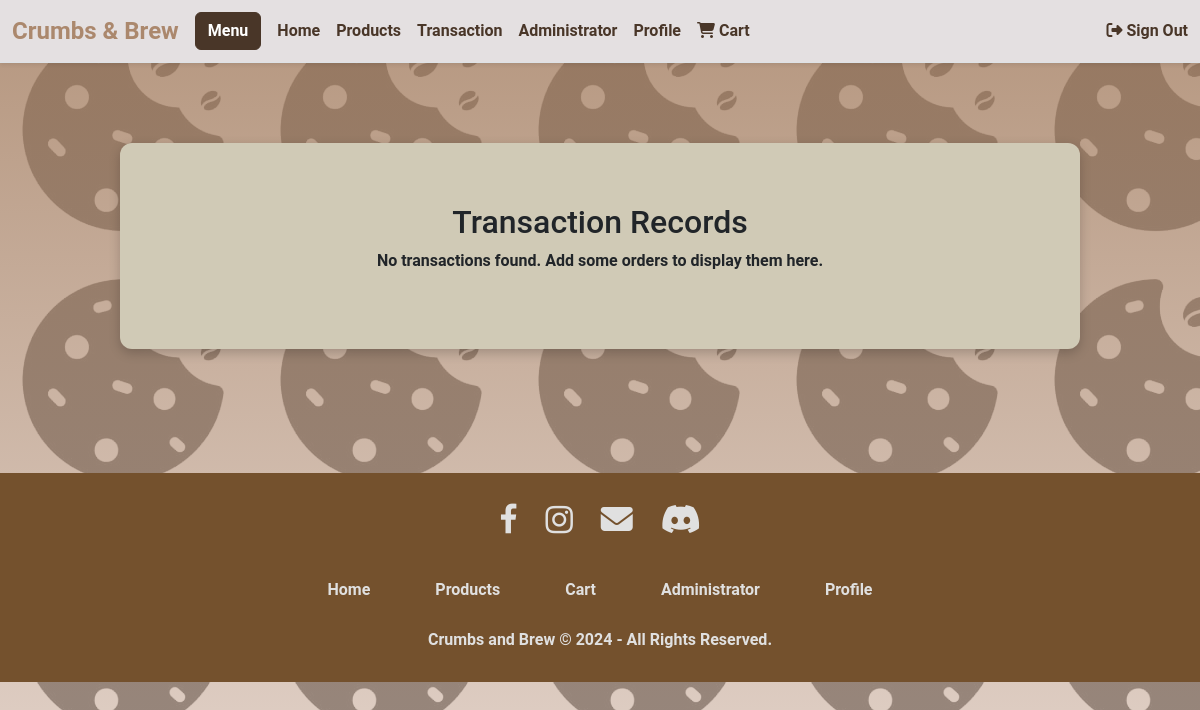
Before: /transaction.php with the older database file.
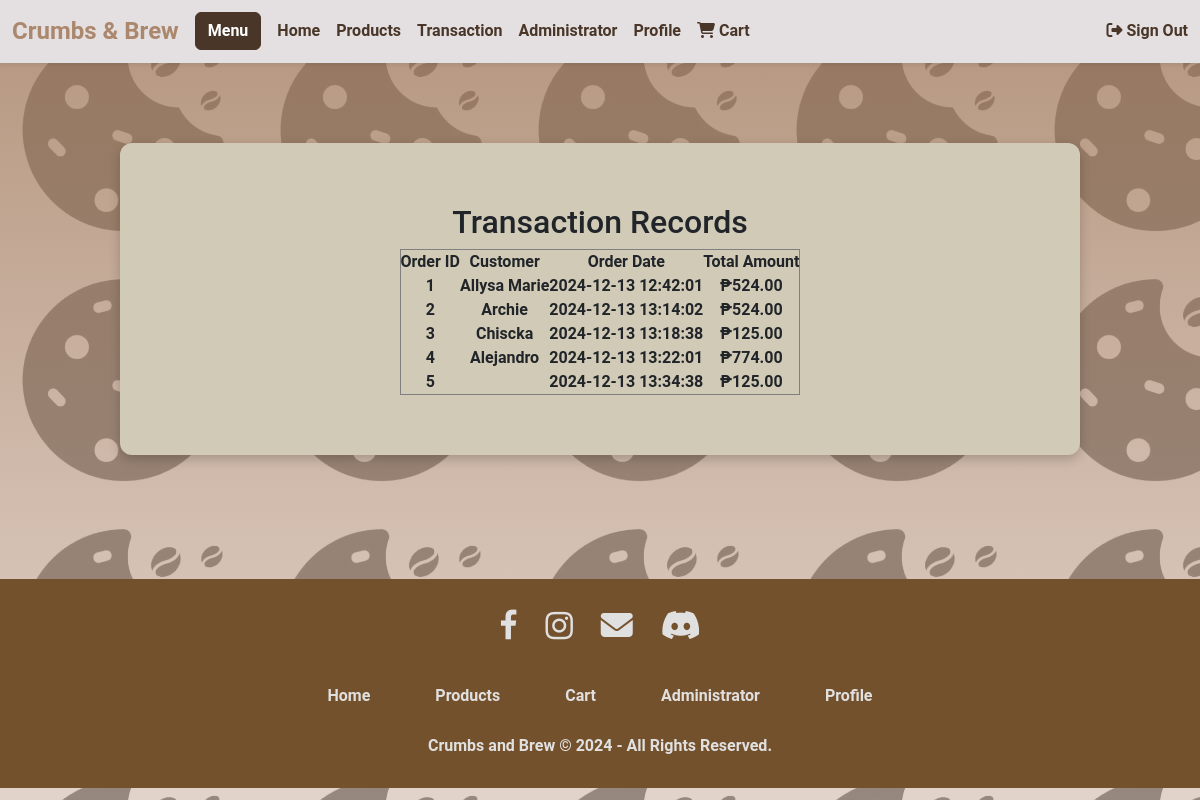
After: the same page with the newer database file.
### tables this page shows
CREATE TABLE `orders` (
  `id` int(11) NOT NULL,
  `customer_name` varchar(255) NOT NULL,
  `order_date` datetime DEFAULT current_timestamp(),
  `customer_id` int(11) DEFAULT NULL
);

### transaction.php (the view, shortened to what this page needs)
<?php
include 'includes/header.php';
include('db/db_connection.php');
$query = "
    SELECT orders.id AS order_id,
           orders.customer_name,  -- Directly get customer_name from orders table
           orders.customer_id,    -- Also fetch customer_id if customer_name is empty
           orders.order_date,
           SUM(order_details.quantity * order_details.price) AS total_amount
    FROM orders
    LEFT JOIN order_details ON orders.id = order_details.order_id
    GROUP BY orders.id
    ORDER BY orders.id ASC";
$result = mysqli_query($conn, $query);
?>
<!DOCTYPE html>
<html lang="en">
<head>
</head>
<body>
    <div class="container-1">
        <h2>Transaction Records</h2>
        <?php if (mysqli_num_rows($result) > 0): ?>
            <table border="1">
                <thead>
                    <tr>
                        <th>Order ID</th>
                        <th>Customer</th>
                        <th>Order Date</th>
                        <th>Total Amount</th>
                    </tr>
                </thead>
                <tbody>
                    <?php while ($order = mysqli_fetch_assoc($result)) : ?>
                        <tr>
                            <td><?php echo htmlspecialchars($order['order_id'] ?? 'N/A'); ?></td>
                            <td>
                            <?php
                                echo htmlspecialchars($order['customer_name'] ?? $order['customer_id'] ?? 'Unknown');
                                ?>
                            </td>
                            <td><?php echo htmlspecialchars($order['order_date'] ?? 'N/A'); ?></td>
                            <td>₱<?php echo number_format($order['total_amount'] ?? 0, 2); ?></td>
                        </tr>
                    <?php endwhile; ?>
                </tbody>
            </table>
        <?php else: ?>
            <p>No transactions found. Add some orders to display them here.</p>
        <?php endif; ?>
    </div>
</body>
<footer>
    <?php
        include 'includes/footer.php';
    ?>
</footer>
</html>

### includes/header.php (shortened to what this page needs)
<!DOCTYPE html>
<html lang="en">
<head>
    <link href="https://cdn.jsdelivr.net/npm/bootstrap@5.3.2/dist/css/bootstrap.min.css" rel="stylesheet">
    <link rel="stylesheet" href="https://cdnjs.cloudflare.com/ajax/libs/font-awesome/6.7.1/css/all.min.css" />
    <link rel="stylesheet" href="styles.css">
</head>
<body>
    <nav class="navbar navbar-expand-lg navbar-light border-bottom shadow-sm custom-navbar" id="mainNavbar">
        <div class="container-fluid">
            <a class="navbar-brand" href="dashboard.php">Crumbs & Brew</a>
            <button class="btn btn-primary me-2" type="button" data-bs-toggle="offcanvas" data-bs-target="#offcanvasExample" aria-controls="offcanvasExample">
                Menu
            </button>
            <div class="collapse navbar-collapse">
                <ul class="navbar-nav me-auto">
                    <li class="nav-item">
                        <a class="nav-link" href="dashboard.php">Home</a>
                    </li>
                    <li class="nav-item">
                        <a class="nav-link" href="products.php">Products</a>
                    </li>
                    <li class="nav-item">
                        <a class="nav-link" href="transaction.php">Transaction</a>
                    </li>
                    <li class="nav-item">
                        <a class="nav-link" href="view_admin.php">Administrator</a>
                    </li>
                    <li class="nav-item">
                        <a class="nav-link" href="view_profile.php">Profile</a>
                    </li>
                    <li class="nav-item">
                        <a class="nav-link" href="cart.php">
                            <i class="fa-solid fa-shopping-cart"></i> Cart
                        </a>
                    </li>
                </ul>
                <div class="logout-btn">
                    <a class="nav-link" href="signout.php">
                        <i class="fa-solid fa-right-from-bracket"></i> Sign Out
                    </a>
                </div>
            </div>
        </div>
    </nav>
</body>
</html>

### includes/footer.php (shortened to what this page needs)
<link rel="stylesheet" href="https://cdnjs.cloudflare.com/ajax/libs/font-awesome/4.7.0/css/font-awesome.min.css">
<link rel="stylesheet" href="styles.css">
<footer>
    <div>
    </div>
  <div class="footer" style="margin: 20px 0;">
    <div class="row icons-row">
      <a href="https://www.facebook.com/"><i class="fa fa-facebook"></i></a>
      <a href="https://www.instagram.com"><i class="fa fa-instagram"></i></a>
      <a href="mailto:blank"><i class="fa-solid fa-envelope"></i></a>
      <a href="https://discord.com/"><i class="fa-brands fa-discord"></i></a>
    </div>
    <div class="row">
      <ul style="list-style: none; padding: 0; display: flex; justify-content: center; gap: 5.0px;">
      <li class="nav-item">
        <a class="nav-link" href="dashboard.php">Home</a>
      </li>
      <li class="nav-item">
        <a class="nav-link" href="products.php">Products</a>
      </li>
      <li class="nav-item">
        <a class="nav-link" href="cart.php">Cart</a>
      </li>
      <li class="nav-item">
        <a class="nav-link" href="view_admin.php">Administrator</a>
      </li>
      <li class="nav-item">
        <a class="nav-link" href="view_profile.php">Profile</a>
      </li>
      </ul>
    </div>
    <div class="row-c" style="margin-top: 10px;">
      Crumbs and Brew © 2024 - All Rights Reserved.
    </div>
  </div>
</footer>

### styles.css (style rules this page uses)
* { font-family: 'Roboto', sans-serif; margin: 0; padding: 0; font-weight: bold; }
body { background-image: url('images/img-004.png'); background-size: 100px; background: linear-gradient(#ab886de2, #d6c0b3b3), url('images/img-004.png'); background-attachment: fixed; font-weight: bold; }
.container-1 { margin: auto; background-color: #d0cab6; padding: 60px; border-radius: 12px; max-width: 80%; margin: 80px auto; box-shadow: 0 4px 12px rgba(0, 0, 0, 0.2); font-family: 'Inter', sans-serif; transition: transform 0.3s ease, box-shadow 0.3s ease; text-align: center; display: flex; flex-direction: column; align-items: center; }
.custom-navbar { background-color: #E4E0E1; border-bottom: 1px solid #1a111139; font-weight: bold; position: sticky; top: 0; width: 100%; z-index: 1000; }
.navbar-brand { font-weight: bold; font-size: 1.5rem; color: #AB886D; }
.navbar-nav .nav-link { color: #493628; font-size: 1rem; padding: 0.5rem 1rem; font-weight: bold; }
.logout-btn .nav-link { color: #493628; font-weight: bold; }
.btn-primary { background-color: #493628; border-color: #493628; font-weight: bold; }
html, body { height: 100%; margin: 0; }
.footer { width: 100%; background: #74512D; color: #e0e0e0; padding: 30px 0; text-align: center; margin: 20px 0px 0px 0px; overflow-x: hidden; position: absolute; }
.icons-row { justify-content: center; align-items: center; gap: 20px; display: inline-block; margin-bottom: 40px; }
.icons-row a i { font-size: 2em; color: #e0e0e0; transition: color 0.3s ease; }
.footer .row a { text-decoration: none; color: #e0e0e0; transition: 0.5s; }
.footer .row ul { width: 100%; padding: 0; list-style: none; display: flex; justify-content: center; }
.footer .row ul li { display: inline-block; margin: 0 30px; }
.footer .row-c { margin-top: 10px; }

Changed rows visible on the page:
added orders: id "1", customer_name "Allysa Marie", order_date "2024-12-13 12:42:01", total_amount "524.00"
added orders: id "2", customer_name "Archie", order_date "2024-12-13 13:14:02", total_amount "524.00"
added orders: id "3", customer_name "Chiscka", order_date "2024-12-13 13:18:38", total_amount "125.00"
added orders: id "4", customer_name "Alejandro", order_date "2024-12-13 13:22:01", total_amount "774.00"
added orders: id "5", order_date "2024-12-13 13:34:38", total_amount "125.00"
Other visible differences:
text no longer shown: "No transactions found. Add some orders to display them here."
text now shown: "Order ID Customer Order Date Total Amount"
